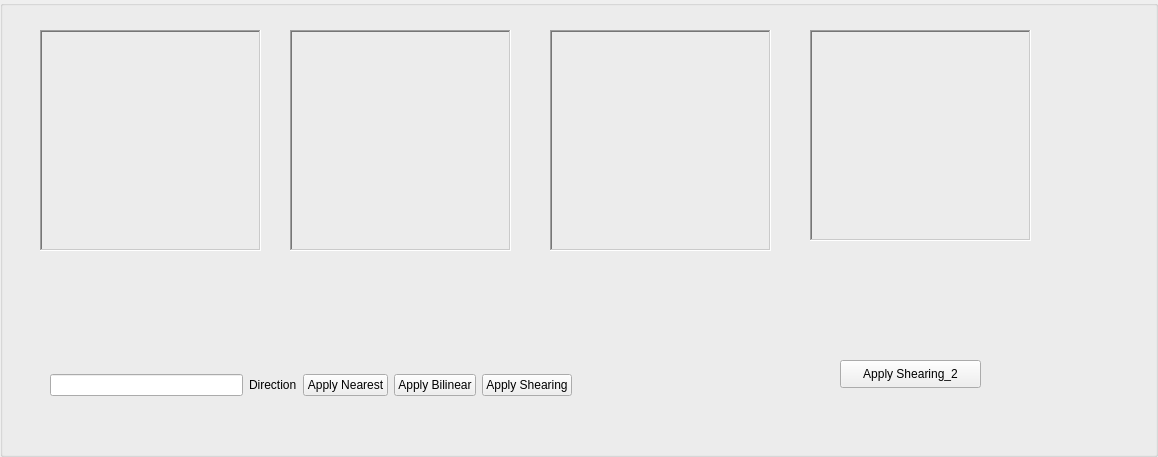
<?xml version="1.0" encoding="UTF-8"?>
<ui version="4.0">
 <class>Rotation_Shearing</class>
 <widget class="QGroupBox" name="Rotation_Shearing">
  <property name="enabled">
   <bool>true</bool>
  </property>
  <property name="geometry">
   <rect>
    <x>0</x>
    <y>0</y>
    <width>1158</width>
    <height>457</height>
   </rect>
  </property>
  <property name="windowTitle">
   <string>GroupBox</string>
  </property>
  <widget class="QLabel" name="nearestWidget">
   <property name="geometry">
    <rect>
     <x>40</x>
     <y>30</y>
     <width>221</width>
     <height>221</height>
    </rect>
   </property>
   <property name="frameShape">
    <enum>QFrame::WinPanel</enum>
   </property>
   <property name="frameShadow">
    <enum>QFrame::Sunken</enum>
   </property>
   <property name="text">
    <string/>
   </property>
  </widget>
  <widget class="QWidget" name="layoutWidget">
   <property name="geometry">
    <rect>
     <x>50</x>
     <y>370</y>
     <width>522</width>
     <height>30</height>
    </rect>
   </property>
   <layout class="QHBoxLayout" name="horizontalLayout">
    <item>
     <widget class="QLineEdit" name="lineEditAngle">
      <property name="enabled">
       <bool>true</bool>
      </property>
     </widget>
    </item>
    <item>
     <widget class="QLabel" name="labelDirection">
      <property name="enabled">
       <bool>true</bool>
      </property>
      <property name="text">
       <string>Direction</string>
      </property>
     </widget>
    </item>
    <item>
     <widget class="QPushButton" name="pushButtonNearest">
      <property name="text">
       <string>Apply Nearest</string>
      </property>
     </widget>
    </item>
    <item>
     <widget class="QPushButton" name="pushButtonBilinear">
      <property name="text">
       <string>Apply Bilinear</string>
      </property>
     </widget>
    </item>
    <item>
     <widget class="QPushButton" name="pushButtonApply">
      <property name="enabled">
       <bool>true</bool>
      </property>
      <property name="text">
       <string>Apply Shearing</string>
      </property>
     </widget>
    </item>
   </layout>
  </widget>
  <widget class="QLabel" name="bilinearWidget">
   <property name="geometry">
    <rect>
     <x>290</x>
     <y>30</y>
     <width>221</width>
     <height>221</height>
    </rect>
   </property>
   <property name="frameShape">
    <enum>QFrame::WinPanel</enum>
   </property>
   <property name="frameShadow">
    <enum>QFrame::Sunken</enum>
   </property>
   <property name="text">
    <string/>
   </property>
  </widget>
  <widget class="QLabel" name="shearingWidget">
   <property name="geometry">
    <rect>
     <x>550</x>
     <y>30</y>
     <width>221</width>
     <height>221</height>
    </rect>
   </property>
   <property name="frameShape">
    <enum>QFrame::WinPanel</enum>
   </property>
   <property name="frameShadow">
    <enum>QFrame::Sunken</enum>
   </property>
   <property name="text">
    <string/>
   </property>
  </widget>
  <widget class="QLabel" name="shearingWidget_2">
   <property name="geometry">
    <rect>
     <x>810</x>
     <y>30</y>
     <width>221</width>
     <height>211</height>
    </rect>
   </property>
   <property name="frameShape">
    <enum>QFrame::WinPanel</enum>
   </property>
   <property name="frameShadow">
    <enum>QFrame::Sunken</enum>
   </property>
   <property name="text">
    <string/>
   </property>
  </widget>
  <widget class="QPushButton" name="pushButtonApply_2">
   <property name="enabled">
    <bool>true</bool>
   </property>
   <property name="geometry">
    <rect>
     <x>840</x>
     <y>360</y>
     <width>141</width>
     <height>28</height>
    </rect>
   </property>
   <property name="text">
    <string>Apply Shearing_2</string>
   </property>
  </widget>
 </widget>
 <resources/>
 <connections/>
</ui>
